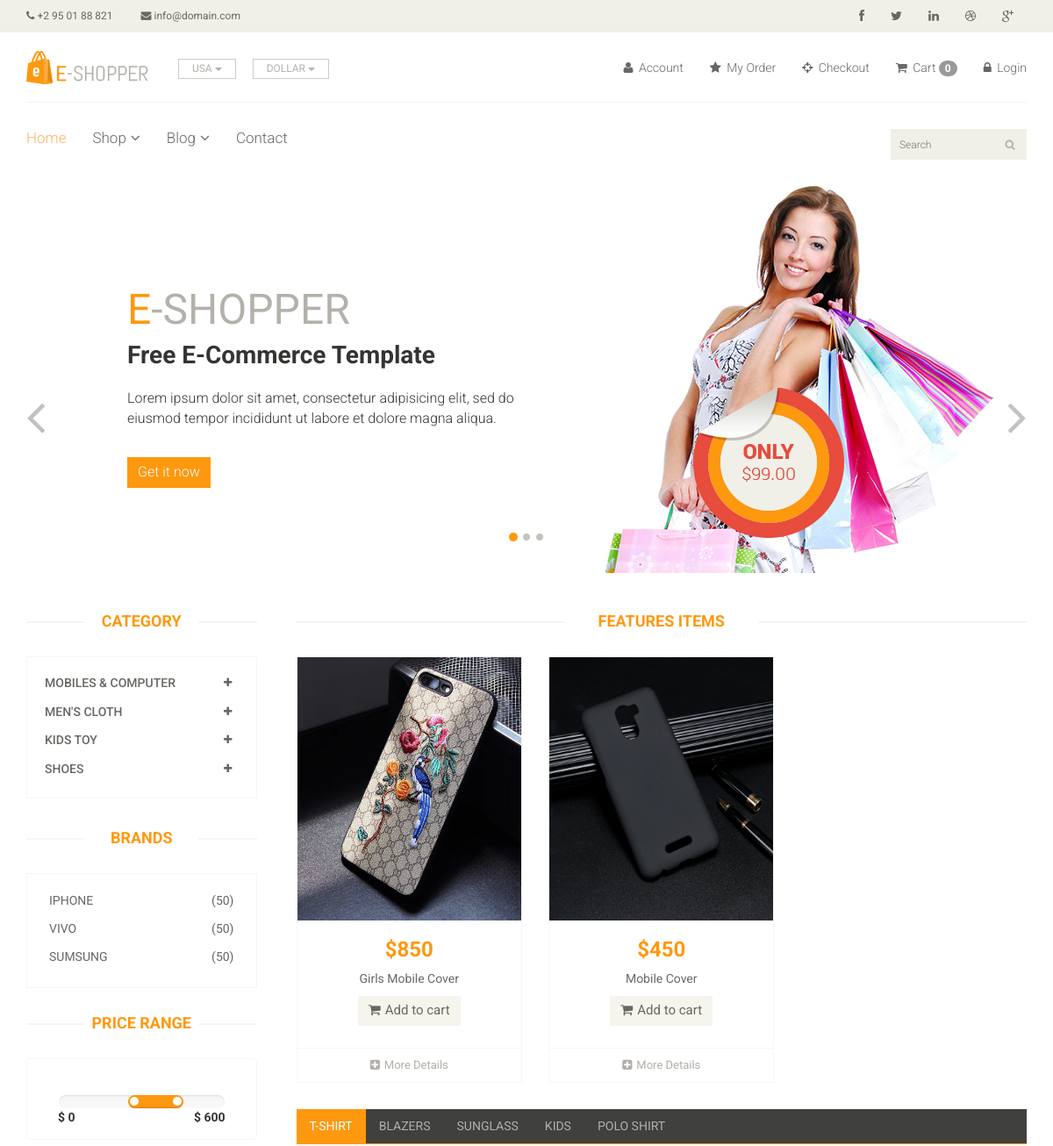
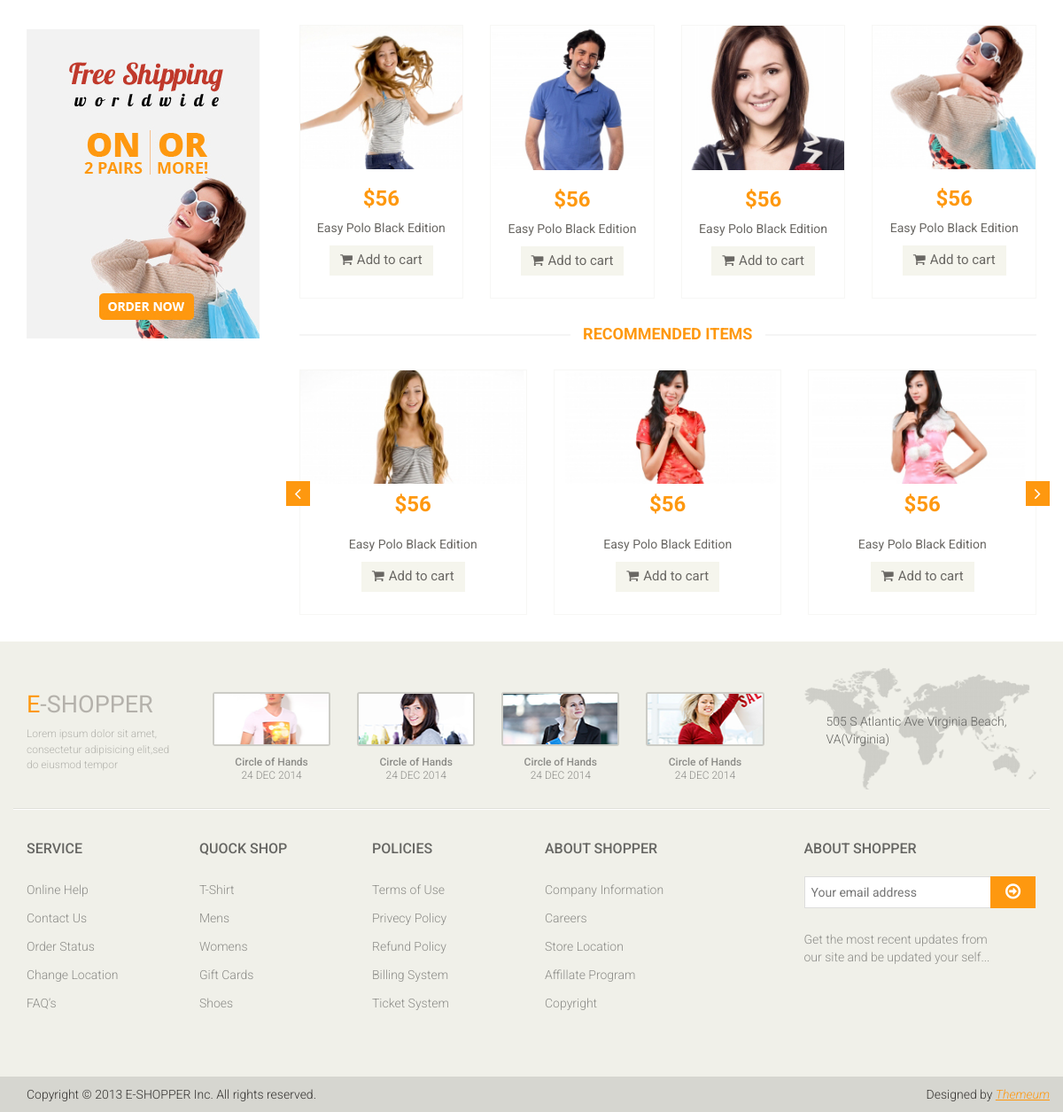
/?category=1, run on the app's committed database (2 pictures, top to bottom).
### app/models.py (models this page shows, shortened)
class Categories(models.Model):
    Name = models.CharField(max_length=255)

class Brand(models.Model):
    name = models.CharField(max_length=200)

class Product(models.Model):
    Availability = (('In Stock', 'In Stock'),('Out Of Stock', 'Out Of Stock'))
    image = models.ImageField(upload_to='Ecom/Pimg')
    name = models.CharField(max_length=255)
    price = models.IntegerField()
    category = models.ForeignKey(Categories, on_delete=models.CASCADE, null=False, default='')
    subCategory = models.ForeignKey(SubCategory, on_delete=models.CASCADE, null=False, default='')
    brand = models.ForeignKey(Brand, on_delete=models.CASCADE, null=True)
    Availability = models.CharField( choices=Availability , null=True ,max_length=100)
    date = models.DateField(auto_now_add=True)

### ecom/views.py (the view)
# urls.py: 2. Add a URL to urlpatterns:  path('', Home.as_view(), name='home')
def Home(request):
    categories = Categories.objects.all()
    brand = Brand.objects.all()
    categoryID = request.GET.get('category')
    brandid = request.GET.get('brand')
    if categoryID:
        product = Product.objects.filter(subCategory = categoryID).order_by('-id')
    elif brandid:
        product = Product.objects.filter(brand = brandid).order_by('-id')
    else:
        product = Product.objects.all()[:9]
    data = {
        'categories':categories,
        'product':product,
        'brand':brand,
    }
    return render(request, 'index.html', data)

### templates/index.html (shortened to what this page needs)
{% extends 'base.html' %}
{% block 'content' %}
	<section id="slider">
		<div class="container">
			<div class="row">
				<div class="col-sm-12">
					<div id="slider-carousel" class="carousel slide" data-ride="carousel">
						<ol class="carousel-indicators">
							<li data-target="#slider-carousel" data-slide-to="0" class="active"></li>
							<li data-target="#slider-carousel" data-slide-to="1"></li>
							<li data-target="#slider-carousel" data-slide-to="2"></li>
						</ol>
						<div class="carousel-inner">
							<div class="item active">
								<div class="col-sm-6">
									<h1><span>E</span>-SHOPPER</h1>
									<h2>Free E-Commerce Template</h2>
									<p>Lorem ipsum dolor sit amet, consectetur adipisicing elit, sed do eiusmod tempor incididunt ut labore et dolore magna aliqua. </p>
									<button type="button" class="btn btn-default get">Get it now</button>
								</div>
								<div class="col-sm-6">
									<img src="/static/images/home/girl1.jpg" class="girl img-responsive" alt="" />
									<img src="/static/images/home/pricing.png"  class="pricing" alt="" />
								</div>
							</div>
						</div>
						<a href="#slider-carousel" class="left control-carousel hidden-xs" data-slide="prev">
							<i class="fa fa-angle-left"></i>
						</a>
						<a href="#slider-carousel" class="right control-carousel hidden-xs" data-slide="next">
							<i class="fa fa-angle-right"></i>
						</a>
					</div>
				</div>
			</div>
		</div>
	</section>
	<section>
		<div class="container">
			<div class="row">
				<div class="col-sm-3">
					<div class="left-sidebar">
						<h2>Category</h2>
						<div class="panel-group category-products" id="accordian">
							{% for category in categories %}
								<div class="panel panel-default">
									<div class="panel-heading">
										<h4 class="panel-title">
											<a data-toggle="collapse" data-parent="#accordian" href="#s{{ category.id }}">
												<span class="badge pull-right"><i class="fa fa-plus"></i></span>
												{{ category.Name }}
											</a>
										</h4>
									</div>
								</div>
							{% endfor %}
						</div>
						<div class="brands_products">
							<h2>Brands</h2>
							<div class="brands-name">
								<ul class="nav nav-pills nav-stacked">
									{% for i in brand %}
									<li><a href="/?brand={{i.id}}"> <span class="pull-right">(50)</span>{{i.name}}</a></li>
									{% endfor %}
								</ul>
							</div>
						</div>
						<div class="price-range">
							<h2>Price Range</h2>
							<div class="well text-center">
								 <input type="text" class="span2" value="" data-slider-min="0" data-slider-max="600" data-slider-step="5" data-slider-value="[250,450]" id="sl2" ><br />
								 <b class="pull-left">$ 0</b> <b class="pull-right">$ 600</b>
							</div>
						</div>
						<div class="shipping text-center">
							<img src="/static/images/home/shipping.jpg" alt="" />
						</div>
					</div>
				</div>
				<div class="col-sm-9 padding-right">
					<div class="features_items">
						<h2 class="title text-center">Features Items</h2>
						{% for pro in product %}
						<div class="col-sm-4">
							<div class="product-image-wrapper">
								<div class="single-products">
										<div class="productinfo text-center">
											<img src="{{pro.image}}" alt="" height="300px"/>
											<h2>${{pro.price}}</h2>
											<p>{{pro.name}}</p>
											<a href="{% url 'cart_add' pro.id %}" class="btn btn-default add-to-cart"><i class="fa fa-shopping-cart"></i>Add to cart</a>
										</div>
										<div class="product-overlay">
											<div class="overlay-content">
											</div>
										</div>
								</div>
								<div class="choose">
									<ul class="nav nav-pills nav-justified">
										<li><a href="/productdetails/{{pro.id}}"><i class="fa fa-plus-square"></i>More Details</a></li>
									</ul>
								</div>
							</div>
						</div>
						{% endfor %}
					</div>
					<div class="category-tab">
						<div class="col-sm-12">
							<ul class="nav nav-tabs">
								<li class="active"><a href="#tshirt" data-toggle="tab">T-Shirt</a></li>
								<li><a href="#blazers" data-toggle="tab">Blazers</a></li>
								<li><a href="#sunglass" data-toggle="tab">Sunglass</a></li>
								<li><a href="#kids" data-toggle="tab">Kids</a></li>
								<li><a href="#poloshirt" data-toggle="tab">Polo shirt</a></li>
							</ul>
						</div>
						<div class="tab-content">
							<div class="tab-pane fade active in" id="tshirt" >
								<div class="col-sm-3">
									<div class="product-image-wrapper">
										<div class="single-products">
											<div class="productinfo text-center">
												<img src="/static/images/home/gallery1.jpg" alt="" />
												<h2>$56</h2>
												<p>Easy Polo Black Edition</p>
												<a href="#" class="btn btn-default add-to-cart"><i class="fa fa-shopping-cart"></i>Add to cart</a>
											</div>
										</div>
									</div>
								</div>
								<div class="col-sm-3">
									<div class="product-image-wrapper">
										<div class="single-products">
											<div class="productinfo text-center">
												<img src="/static/images/home/gallery2.jpg" alt="" />
												<h2>$56</h2>
												<p>Easy Polo Black Edition</p>
												<a href="#" class="btn btn-default add-to-cart"><i class="fa fa-shopping-cart"></i>Add to cart</a>
											</div>
										</div>
									</div>
								</div>
								<div class="col-sm-3">
									<div class="product-image-wrapper">
										<div class="single-products">
											<div class="productinfo text-center">
												<img src="/static/images/home/gallery3.jpg" alt="" />
												<h2>$56</h2>
												<p>Easy Polo Black Edition</p>
												<a href="#" class="btn btn-default add-to-cart"><i class="fa fa-shopping-cart"></i>Add to cart</a>
											</div>
										</div>
									</div>
								</div>
								<div class="col-sm-3">
									<div class="product-image-wrapper">
										<div class="single-products">
											<div class="productinfo text-center">
												<img src="/static/images/home/gallery4.jpg" alt="" />
												<h2>$56</h2>
												<p>Easy Polo Black Edition</p>
												<a href="#" class="btn btn-default add-to-cart"><i class="fa fa-shopping-cart"></i>Add to cart</a>
											</div>
										</div>
									</div>
								</div>
							</div>
						</div>
					</div>
					<div class="recommended_items">
						<h2 class="title text-center">recommended items</h2>
						<div id="recommended-item-carousel" class="carousel slide" data-ride="carousel">
							<div class="carousel-inner">
								<div class="item active">
									<div class="col-sm-4">
										<div class="product-image-wrapper">
											<div class="single-products">
												<div class="productinfo text-center">
													<img src="/static/images/home/recommend1.jpg" alt="" />
													<h2>$56</h2>
													<p>Easy Polo Black Edition</p>
													<a href="#" class="btn btn-default add-to-cart"><i class="fa fa-shopping-cart"></i>Add to cart</a>
												</div>
											</div>
										</div>
									</div>
									<div class="col-sm-4">
										<div class="product-image-wrapper">
											<div class="single-products">
												<div class="productinfo text-center">
													<img src="/static/images/home/recommend2.jpg" alt="" />
													<h2>$56</h2>
													<p>Easy Polo Black Edition</p>
													<a href="#" class="btn btn-default add-to-cart"><i class="fa fa-shopping-cart"></i>Add to cart</a>
												</div>
											</div>
										</div>
									</div>
									<div class="col-sm-4">
										<div class="product-image-wrapper">
											<div class="single-products">
												<div class="productinfo text-center">
													<img src="/static/images/home/recommend3.jpg" alt="" />
													<h2>$56</h2>
													<p>Easy Polo Black Edition</p>
													<a href="#" class="btn btn-default add-to-cart"><i class="fa fa-shopping-cart"></i>Add to cart</a>
												</div>
											</div>
										</div>
									</div>
								</div>
							</div>
								<a class="left recommended-item-control" href="#recommended-item-carousel" data-slide="prev">
								<i class="fa fa-angle-left"></i>
								</a>
								<a class="right recommended-item-control" href="#recommended-item-carousel" data-slide="next">
								<i class="fa fa-angle-right"></i>
								</a>
						</div>
					</div>
				</div>
			</div>
		</div>
	</section>
{% endblock %}

### data on the page
Categories: Name "MOBILES & COMPUTER"
Categories: Name "MEN'S CLOTH"
Categories: Name "KIDS TOY"
Categories: Name "SHOES"
Brand: name "IPHONE"
Brand: name "VIVO"
Brand: name "SUMSUNG"
Product: image (picture), price "850", name "Girls Mobile Cover"
Product: image (picture), price "450", name "Mobile Cover"

### other printed values
{{ request.session.cart|length }} "0"
